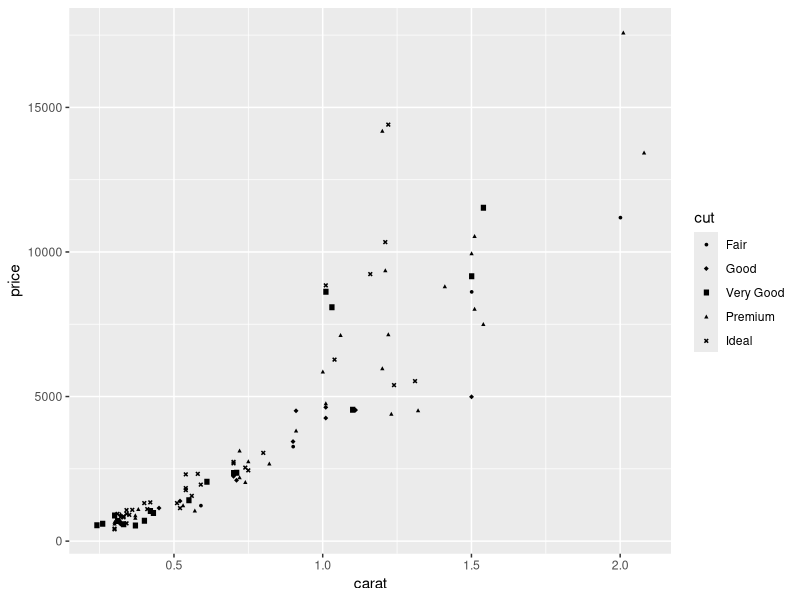

Write the R code that produced this figure.
## ---- chunk 1
library(ggplot2)
library(ggthemes)
## ---- chunk 2
dsmall <- diamonds[sample(nrow(diamonds), 100), ]
(d <- qplot(carat, price, data=dsmall, shape=cut)
 + scale_shape_stata())



